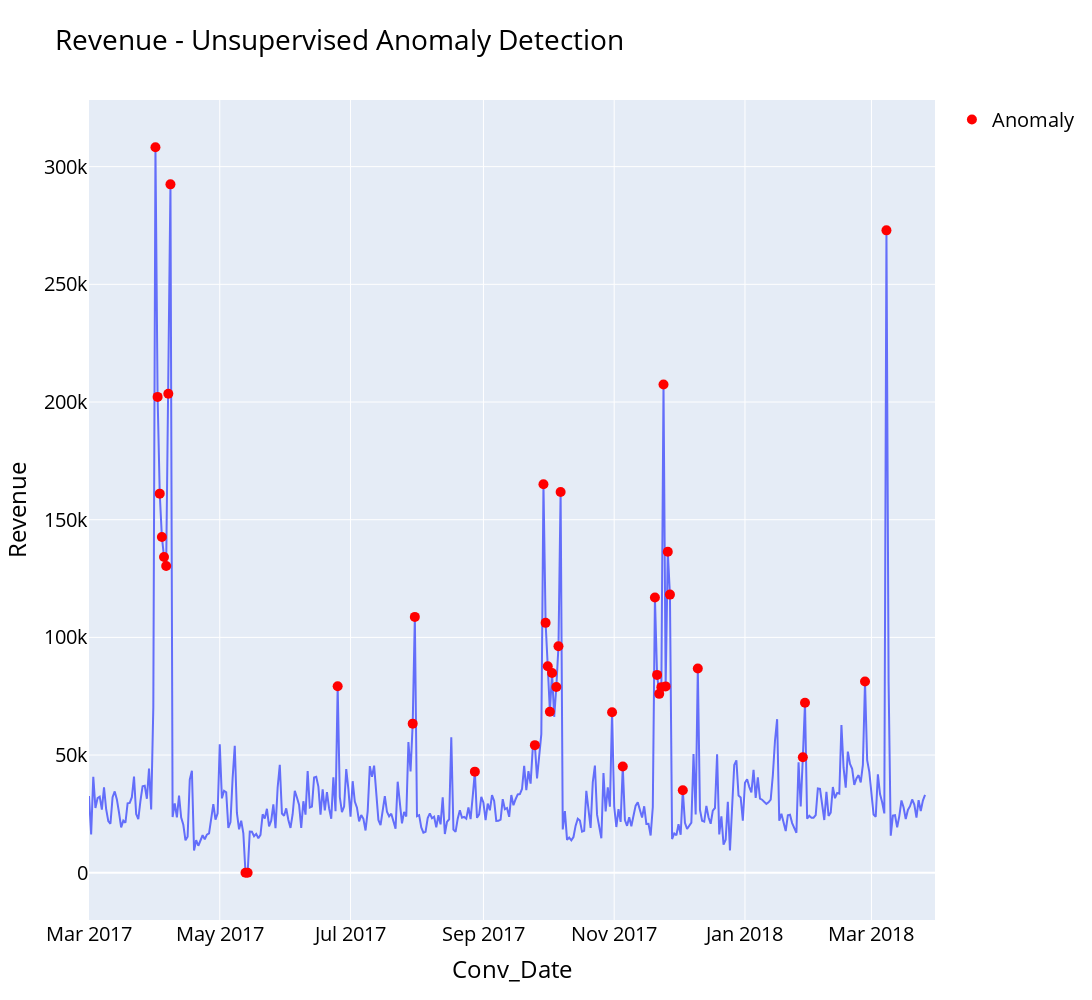

The cell this chart's notebook holds for it:
### Code cell
# plot value on y-axis and date on x-axis
fig = px.line(iforest_results, x=iforest_results.index, y=column, title=f'{column} - Unsupervised Anomaly Detection') #template = 'plotly_dark'
# create list of outlier_dates
outlier_dates = iforest_results[iforest_results['Anomaly'] == 1].index
# obtain y value of anomalies to plot
y_values = [iforest_results.loc[i][column] for i in outlier_dates]
fig.add_trace(go.Scatter(x=outlier_dates, y=y_values, mode = 'markers', 
                name = 'Anomaly', 
                marker=dict(color='red',size=10)))

fig.update_layout(
    autosize=False,
    width=2500,
    height=1000,
    font=dict(
            size=20,
            color='#000000'
        ))  
        
fig.show()

### Figure 1 — Plotly figure (JSON) as saved in the notebook; plotly's stock layout.template omitted (floating-point values rounded to 4 significant figures; data arrays with more than 128 entries replaced by an {"elided": "..."} marker saying what was removed)
{"data": [{"hovertemplate": "Conv_Date=%{x}<br>Revenue=%{y}<extra></extra>", "legendgroup": "", "line": {"color": "#636efa", "dash": "solid"}, "marker": {"symbol": "circle"}, "mode": "lines", "name": "", "orientation": "v", "showlegend": false, "type": "scatter", "x": {"elided": "391 str values"}, "xaxis": "x", "y": {"elided": "391 float values"}, "yaxis": "y"}, {"marker": {"color": "red", "size": 10}, "mode": "markers", "name": "Anomaly", "type": "scatter", "x": ["2017-04-01T00:00:00", "2017-04-02T00:00:00", "2017-04-03T00:00:00", "2017-04-04T00:00:00", "2017-04-05T00:00:00", "2017-04-06T00:00:00", "2017-04-07T00:00:00", "2017-04-08T00:00:00", "2017-05-13T00:00:00", "2017-05-14T00:00:00", "2017-06-25T00:00:00", "2017-07-30T00:00:00", "2017-07-31T00:00:00", "2017-08-28T00:00:00", "2017-09-25T00:00:00", "2017-09-29T00:00:00", "2017-09-30T00:00:00", "2017-10-01T00:00:00", "2017-10-02T00:00:00", "2017-10-03T00:00:00", "2017-10-05T00:00:00", "2017-10-06T00:00:00", "2017-10-07T00:00:00", "2017-10-31T00:00:00", "2017-11-05T00:00:00", "2017-11-20T00:00:00", "2017-11-21T00:00:00", "2017-11-22T00:00:00", "2017-11-23T00:00:00", "2017-11-24T00:00:00", "2017-11-25T00:00:00", "2017-11-26T00:00:00", "2017-11-27T00:00:00", "2017-12-03T00:00:00", "2017-12-10T00:00:00", "2018-01-28T00:00:00", "2018-01-29T00:00:00", "2018-02-26T00:00:00", "2018-03-08T00:00:00"], "y": [308200.0, 202200.0, 161100.0, 142700.0, 134100.0, 130300.0, 203500.0, 292500.0, 0, 0, 79230.0, 63360.0, 108700.0, 42960.0, 54210.0, 165100.0, 106200.0, 87730.0, 68430.0, 84870.0, 78960.0, 96200.0, 161800.0, 68180.0, 45160.0, 116900.0, 84050.0, 76020.0, 78860.0, 207500.0, 79180.0, 136400.0, 118200.0, 35060.0, 86740.0, 49100.0, 72230.0, 81250.0, 272900.0]}], "layout": {"autosize": false, "font": {"color": "#000000", "size": 20}, "height": 1000, "legend": {"tracegroupgap": 0}, "title": {"text": "Revenue - Unsupervised Anomaly Detection"}, "width": 2500, "xaxis": {"anchor": "y", "domain": [0, 1], "title": {"text": "Conv_Date"}}, "yaxis": {"anchor": "x", "domain": [0, 1], "title": {"text": "Revenue"}}}}
